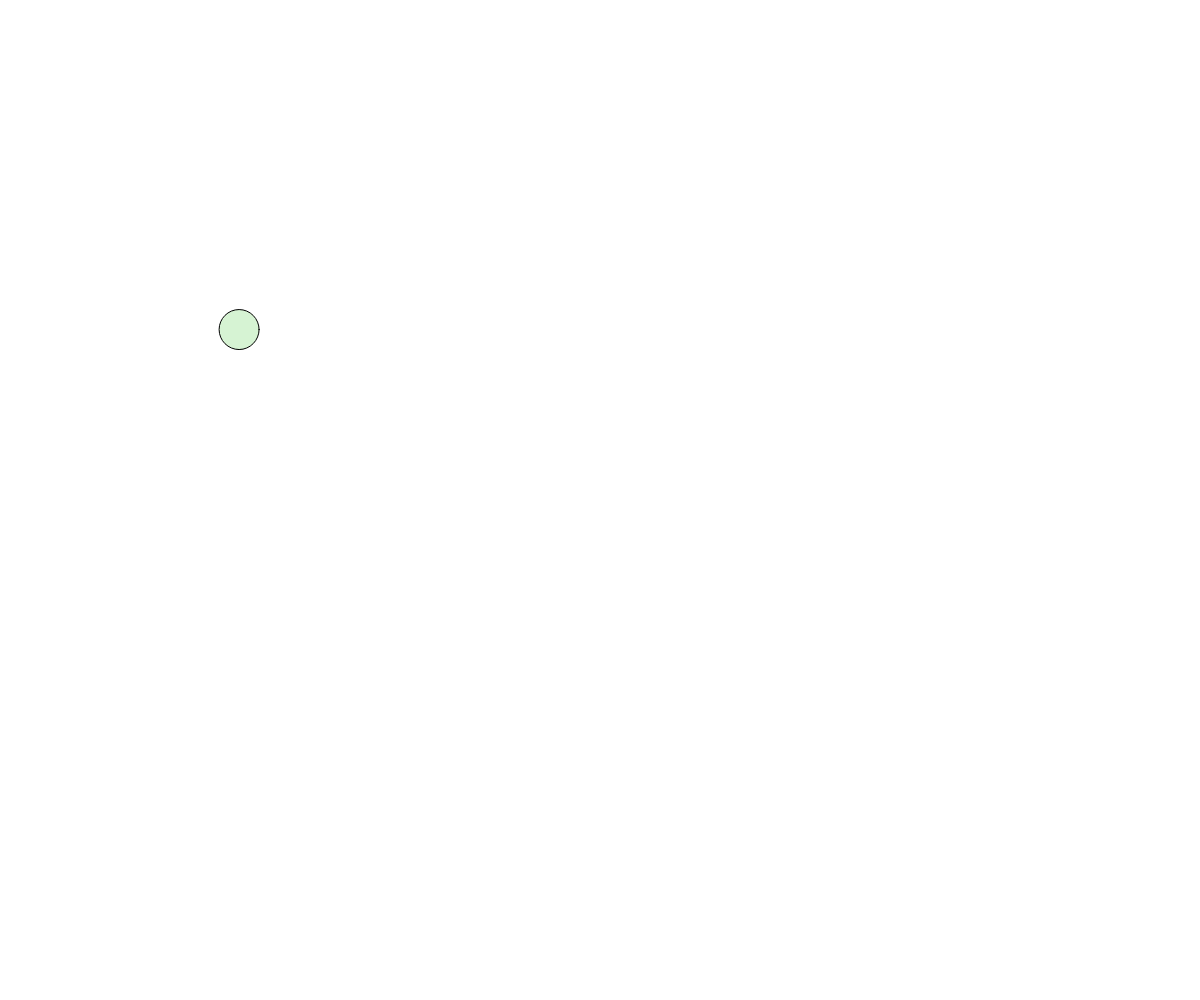
Frame 1 (no input)
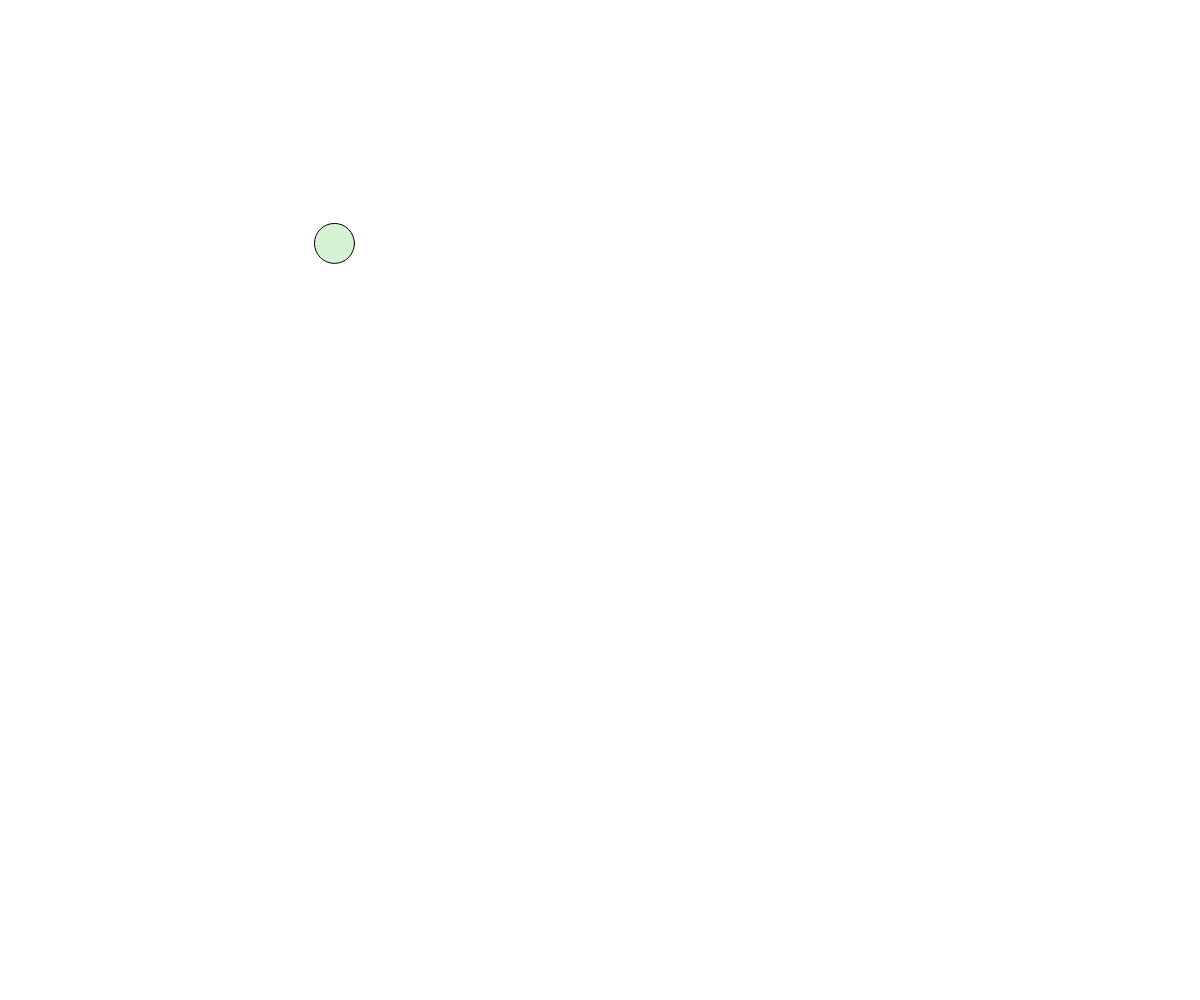
Frame 60 (no input)
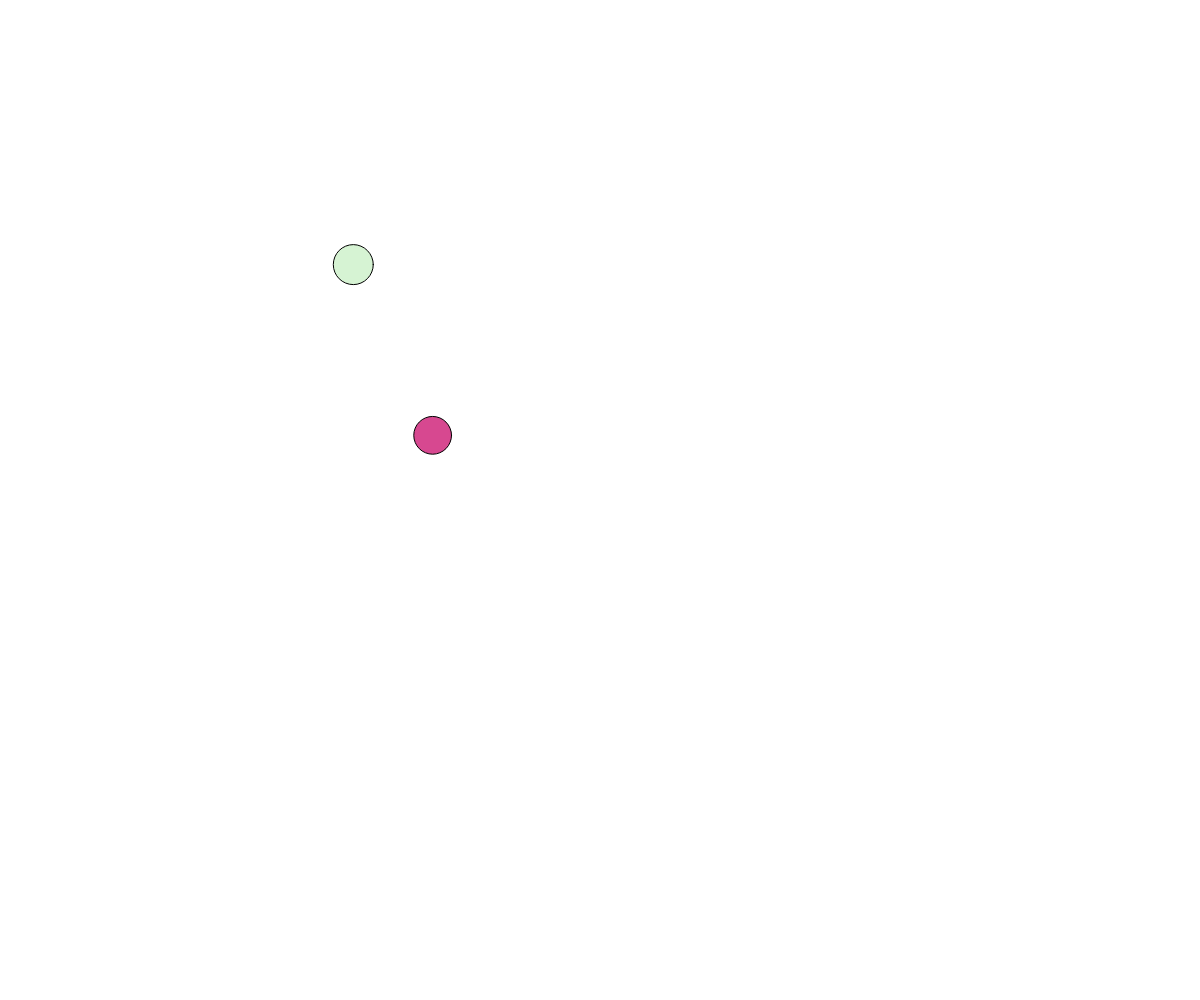
Frame 120 (the mouse pressed at the canvas centre since frame 60)

The p5.js sketch that drew these frames (run headless with seeded random() and noise() and a simulated clock; from frame 60 on, the mouse is pressed at the canvas centre):

// p5.js sketch
// ── sketch.js
// Perlin Noise Ball Demo
// Misheel Gankhuyag
// October 12, 2023



let ballArray = [];


function setup() {
  createCanvas(windowWidth, windowHeight);
  // background(255);
  // noStroke();
  spawnBall();
  //spawn ball every 2 seconds
  window.setInterval(spawnBall, 2000);
}

function draw() {
  noStroke;
  background(255);
  for (let theBall of ballArray){
    fill(theBall.color);
    //move
    theBall.x = noise(theBall.time) * width;
    theBall.y = noise(theBall.time + 300) * height;
    //display
    circle(theBall.x, theBall.y, theBall.size);
  
    theBall.time += 0.01;
  }
}

function mousePressed() {
  spawnBall();
}

function spawnBall(){
  let ball = {
    x: random(width),
    y: random(height),
    size: random(10,50),
    color: color(random(255), random(255), random(255), random(255)),
    time: random(1000),
  };
  ballArray.push(ball);
}
